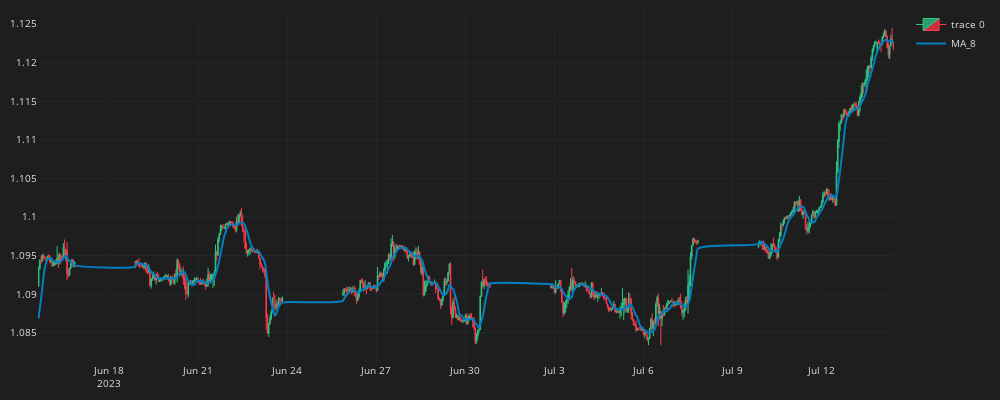

Source (notebook cell):
### Code cell
fig.add_trace(go.Scatter(x=df_plot.time, y=df_plot.MA_8, 
    line=dict(color="#027FC3", width=2),
    line_shape="spline",
    name="MA_8"))
fig.show()

### Figure 1 — Plotly figure (JSON) as saved in the notebook; plotly's stock layout.template omitted (floating-point values rounded to 4 significant figures; data arrays with more than 128 entries replaced by an {"elided": "..."} marker saying what was removed)
{"data": [{"close": {"elided": "500 float values"}, "decreasing": {"fillcolor": "#CC2E3C", "line": {"color": "#FF3A4C"}}, "high": {"elided": "500 float values"}, "increasing": {"fillcolor": "#24A06B", "line": {"color": "#2EC886"}}, "line": {"width": 1}, "low": {"elided": "500 float values"}, "opacity": 1, "open": {"elided": "500 float values"}, "type": "candlestick", "x": {"elided": "500 str values"}}, {"line": {"color": "#027FC3", "shape": "spline", "width": 2}, "name": "MA_8", "type": "scatter", "x": {"elided": "500 str values"}, "y": {"elided": "500 float values"}}], "layout": {"font": {"color": "#e1e1e1", "size": 10}, "height": 400, "margin": {"b": 10, "l": 10, "r": 10, "t": 10}, "paper_bgcolor": "#1e1e1e", "plot_bgcolor": "#1e1e1e", "width": 1000, "xaxis": {"fixedrange": true, "gridcolor": "#1f292f", "rangeslider": {"visible": false}, "showgrid": true}, "yaxis": {"gridcolor": "#1f292f", "showgrid": true}}}
